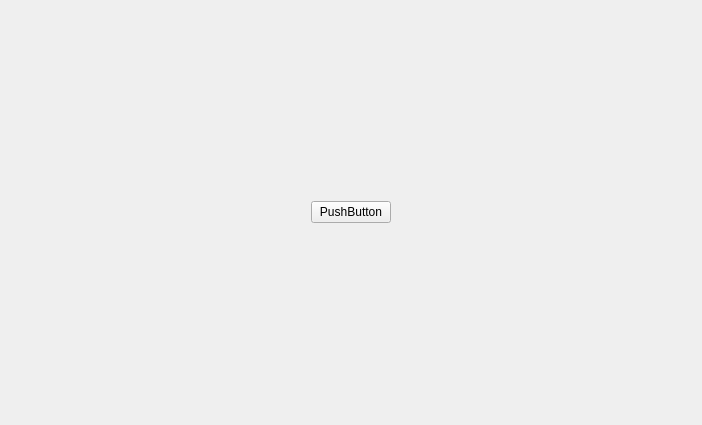
<?xml version="1.0" encoding="UTF-8"?>
<ui version="4.0">
 <class>ButtonGroup</class>
 <widget class="QWidget" name="ButtonGroup">
  <property name="geometry">
   <rect>
    <x>0</x>
    <y>0</y>
    <width>702</width>
    <height>425</height>
   </rect>
  </property>
  <property name="windowTitle">
   <string>Form</string>
  </property>
  <layout class="QGridLayout" name="gridLayout">
   <property name="leftMargin">
    <number>0</number>
   </property>
   <property name="topMargin">
    <number>0</number>
   </property>
   <property name="rightMargin">
    <number>0</number>
   </property>
   <property name="bottomMargin">
    <number>0</number>
   </property>
   <property name="spacing">
    <number>0</number>
   </property>
   <item row="0" column="0">
    <widget class="QStackedWidget" name="stackedWidget">
     <property name="currentIndex">
      <number>0</number>
     </property>
     <widget class="QWidget" name="startPage">
      <layout class="QHBoxLayout" name="horizontalLayout">
       <item>
        <spacer name="horizontalSpacer">
         <property name="orientation">
          <enum>Qt::Orientation::Horizontal</enum>
         </property>
         <property name="sizeHint" stdset="0">
          <size>
           <width>273</width>
           <height>20</height>
          </size>
         </property>
        </spacer>
       </item>
       <item>
        <widget class="MyButton" name="start">
         <property name="text">
          <string>PushButton</string>
         </property>
        </widget>
       </item>
       <item>
        <spacer name="horizontalSpacer_2">
         <property name="orientation">
          <enum>Qt::Orientation::Horizontal</enum>
         </property>
         <property name="sizeHint" stdset="0">
          <size>
           <width>272</width>
           <height>20</height>
          </size>
         </property>
        </spacer>
       </item>
      </layout>
     </widget>
     <widget class="QWidget" name="playCardPage">
      <layout class="QHBoxLayout" name="horizontalLayout_2">
       <item>
        <spacer name="horizontalSpacer_3">
         <property name="orientation">
          <enum>Qt::Orientation::Horizontal</enum>
         </property>
         <property name="sizeHint" stdset="0">
          <size>
           <width>284</width>
           <height>20</height>
          </size>
         </property>
        </spacer>
       </item>
       <item>
        <widget class="MyButton" name="playCard">
         <property name="text">
          <string>PushButton</string>
         </property>
        </widget>
       </item>
       <item>
        <spacer name="horizontalSpacer_4">
         <property name="orientation">
          <enum>Qt::Orientation::Horizontal</enum>
         </property>
         <property name="sizeHint" stdset="0">
          <size>
           <width>283</width>
           <height>20</height>
          </size>
         </property>
        </spacer>
       </item>
      </layout>
     </widget>
     <widget class="QWidget" name="passOrPlayPage">
      <layout class="QHBoxLayout" name="horizontalLayout_3">
       <item>
        <spacer name="horizontalSpacer_5">
         <property name="orientation">
          <enum>Qt::Orientation::Horizontal</enum>
         </property>
         <property name="sizeHint" stdset="0">
          <size>
           <width>209</width>
           <height>20</height>
          </size>
         </property>
        </spacer>
       </item>
       <item>
        <widget class="MyButton" name="pass">
         <property name="text">
          <string>PushButton</string>
         </property>
        </widget>
       </item>
       <item>
        <spacer name="horizontalSpacer_7">
         <property name="orientation">
          <enum>Qt::Orientation::Horizontal</enum>
         </property>
         <property name="sizeType">
          <enum>QSizePolicy::Policy::Fixed</enum>
         </property>
         <property name="sizeHint" stdset="0">
          <size>
           <width>40</width>
           <height>15</height>
          </size>
         </property>
        </spacer>
       </item>
       <item>
        <widget class="MyButton" name="playCard1">
         <property name="text">
          <string>PushButton</string>
         </property>
        </widget>
       </item>
       <item>
        <spacer name="horizontalSpacer_6">
         <property name="orientation">
          <enum>Qt::Orientation::Horizontal</enum>
         </property>
         <property name="sizeHint" stdset="0">
          <size>
           <width>208</width>
           <height>20</height>
          </size>
         </property>
        </spacer>
       </item>
      </layout>
     </widget>
     <widget class="QWidget" name="callLordPage">
      <layout class="QHBoxLayout" name="horizontalLayout_4">
       <item>
        <spacer name="horizontalSpacer_8">
         <property name="orientation">
          <enum>Qt::Orientation::Horizontal</enum>
         </property>
         <property name="sizeHint" stdset="0">
          <size>
           <width>63</width>
           <height>20</height>
          </size>
         </property>
        </spacer>
       </item>
       <item>
        <widget class="MyButton" name="giveup">
         <property name="text">
          <string>PushButton</string>
         </property>
        </widget>
       </item>
       <item>
        <spacer name="horizontalSpacer_10">
         <property name="orientation">
          <enum>Qt::Orientation::Horizontal</enum>
         </property>
         <property name="sizeType">
          <enum>QSizePolicy::Policy::Fixed</enum>
         </property>
         <property name="sizeHint" stdset="0">
          <size>
           <width>40</width>
           <height>10</height>
          </size>
         </property>
        </spacer>
       </item>
       <item>
        <widget class="MyButton" name="oneScore">
         <property name="text">
          <string>PushButton</string>
         </property>
        </widget>
       </item>
       <item>
        <spacer name="horizontalSpacer_11">
         <property name="orientation">
          <enum>Qt::Orientation::Horizontal</enum>
         </property>
         <property name="sizeType">
          <enum>QSizePolicy::Policy::Fixed</enum>
         </property>
         <property name="sizeHint" stdset="0">
          <size>
           <width>40</width>
           <height>10</height>
          </size>
         </property>
        </spacer>
       </item>
       <item>
        <widget class="MyButton" name="twoScore">
         <property name="text">
          <string>PushButton</string>
         </property>
        </widget>
       </item>
       <item>
        <spacer name="horizontalSpacer_12">
         <property name="orientation">
          <enum>Qt::Orientation::Horizontal</enum>
         </property>
         <property name="sizeType">
          <enum>QSizePolicy::Policy::Fixed</enum>
         </property>
         <property name="sizeHint" stdset="0">
          <size>
           <width>40</width>
           <height>10</height>
          </size>
         </property>
        </spacer>
       </item>
       <item>
        <widget class="MyButton" name="threeScore">
         <property name="text">
          <string>PushButton</string>
         </property>
        </widget>
       </item>
       <item>
        <spacer name="horizontalSpacer_9">
         <property name="orientation">
          <enum>Qt::Orientation::Horizontal</enum>
         </property>
         <property name="sizeHint" stdset="0">
          <size>
           <width>63</width>
           <height>20</height>
          </size>
         </property>
        </spacer>
       </item>
      </layout>
     </widget>
     <widget class="QWidget" name="nullPage"/>
    </widget>
   </item>
  </layout>
 </widget>
 <customwidgets>
  <customwidget>
   <class>MyButton</class>
   <extends>QPushButton</extends>
   <header>mybutton.h</header>
  </customwidget>
 </customwidgets>
 <resources/>
 <connections/>
</ui>
